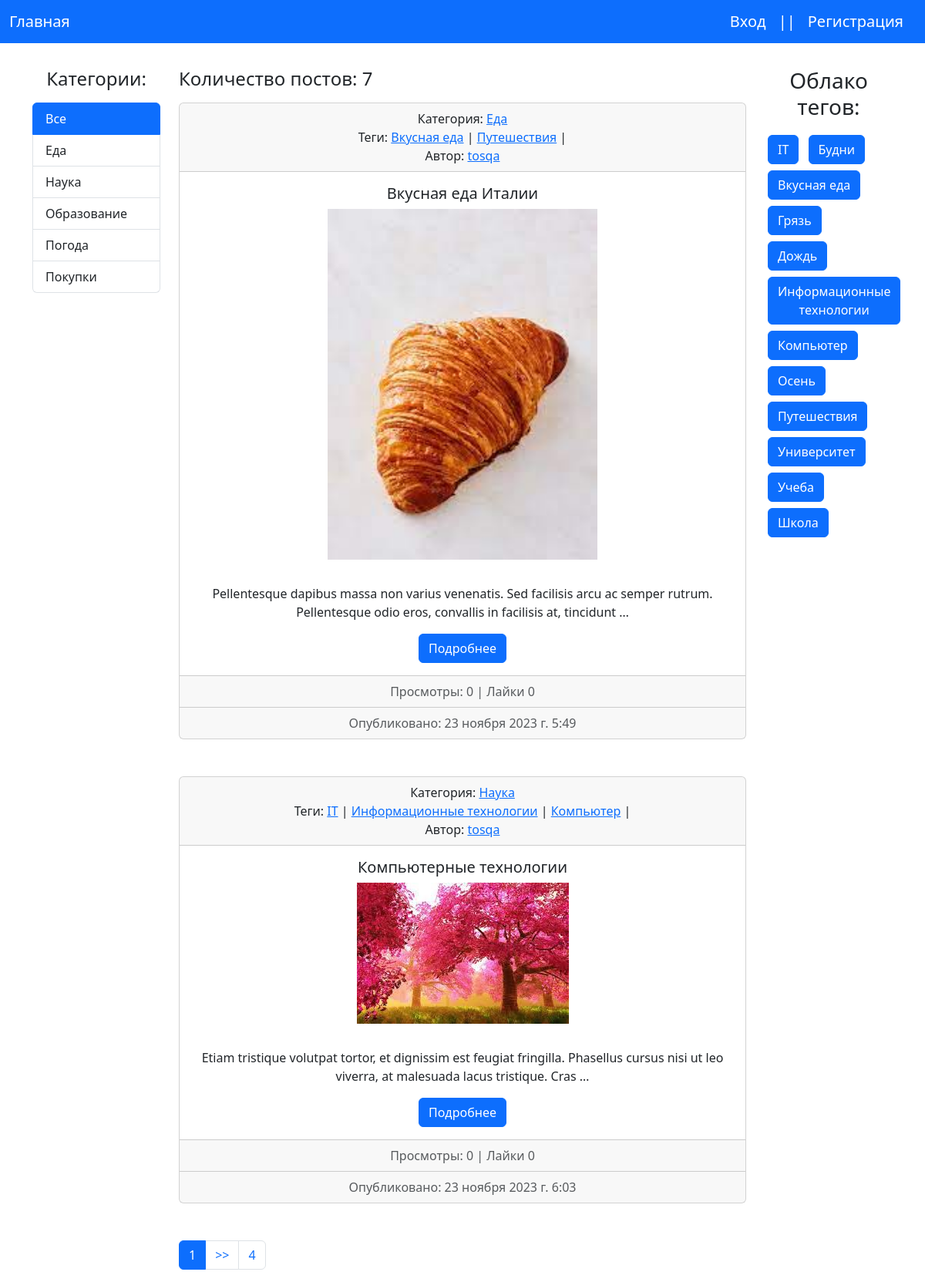
The page / on the database its author committed.
### blog/models.py (models this page shows, shortened)
class Category(models.Model):
    title = models.CharField(max_length=128, verbose_name='Название')
    slug = models.SlugField(max_length=128, unique=True, verbose_name='URL')
    def get_absolute_url(self):
        return reverse(viewname='category', kwargs={'category_slug': self.slug})
    def __str__(self):
        return self.title
    class Meta:
        verbose_name = 'Категория'
        verbose_name_plural = 'Категории'
        ordering = ['title']

class Post(models.Model):
    title = models.CharField(max_length=128, verbose_name='Название')
    slug = models.SlugField(max_length=128, unique=True, verbose_name='URL')
    content = models.TextField(blank=True, verbose_name='Контент')
    image = models.ImageField(upload_to='photos/%Y/%m/%d/', null=True, blank=True, verbose_name='Изображение')
    author = models.ForeignKey(User, related_name='post_author', on_delete=models.PROTECT, verbose_name='Автор')
    created_at = models.DateTimeField(auto_now_add=True, verbose_name='Создано')
    category = models.ForeignKey(Category, on_delete=models.PROTECT, related_name='posts', verbose_name='Категория')
    tags = models.ManyToManyField(Tag, related_name='posts', blank=True)
    comments = models.ManyToManyField(Comment, blank=True, related_name='post_comment')
    likes = models.PositiveIntegerField(default=0, verbose_name='Лайки')
    views = models.PositiveIntegerField(default=0, verbose_name='Просмотры')
    is_published = models.BooleanField(default=True, verbose_name='Опубликовано')
    def get_absolute_url(self):
        return reverse(viewname='post', kwargs={'slug': self.slug})
    class Meta:
        verbose_name = 'Пост'
        verbose_name_plural = 'Посты'
        ordering = ['title']

class Tag(models.Model):
    title = models.CharField(max_length=128, verbose_name='Название')
    slug = models.SlugField(max_length=128, unique=True, verbose_name='URL')
    def get_absolute_url(self):
        return reverse(viewname='tag', kwargs={'tag_slug': self.slug})
    class Meta:
        verbose_name = 'Тег'
        verbose_name_plural = 'Теги'
        ordering = ['title']

### blog/views.py (the view)
# urls.py: path('', PostHome.as_view(), name='home'),
class PostHome(ListView):
    model = Post
    template_name = 'blog/index.html'
    context_object_name = 'posts'
    paginate_by = 2
    def get_context_data(self, *, object_list=None, **kwargs):
        context = super().get_context_data(**kwargs)
        context['title'] = 'Домашняя страница'
        context['posts_count'] = Post.objects.filter(is_published=True).count()
        return context
    def get_queryset(self):
        return Post.objects.filter(is_published=True)

### blog/templatetags/blog_tags.py (called while the page is built)
@register.inclusion_tag(filename='blog/list_categories.html')
def show_categories(category_selected_slug=None):
    categories = Category.objects.all()
    context = {
        'categories': categories,
    }
    if category_selected_slug is None:
        context['is_home_page'] = True
    else:
        context['category_selected_slug'] = category_selected_slug
    return context

@register.inclusion_tag(filename='blog/list_tags.html')
def show_tags():
    tags = Tag.objects.all()
    return {'tags': tags}

### blog/templates/blog/index.html (shortened to what this page needs)
{%extends 'base.html'%}
{%load blog_tags%}
{%block CATEGORIES%}
{%show_categories%}
{%endblock%}
{%block CONTENT%}
<h4 class="mb-3">Количество постов: {{posts_count}}</h4>
{%for post in posts%}
<div class="card text-center mb-5">
    <div class="card-header">
        Категория:
        <a href="{{post.category.get_absolute_url}}">{{post.category}}</a>
        <br>
        Теги:
        {%for tag in post.tags.all%}
        <a href="{{tag.get_absolute_url}}">{{tag.title}}</a> |
        {%endfor%}
        <br>
        Автор:
        <a href="{{tag.get_absolute_url}}">{{post.author.username}}</a>
    </div>
    <div class="card-body">
        <h5 class="card-title">{{post.title}}</h5>
        {%if post.image%}
        <img src="{{post.image.url}}" atl="pic" width="350" class="mr-3 mb-3">
        {%else%}
        <img src="/static/photos/no_image.jpg" alt="no-image"
             widht="400" class="mr-3 mb-3">
        {%endif%}
        <p class="card-text">{{post.content|safe|linebreaks|truncatewords:20}}</p>
        <a href="{{post.get_absolute_url}}" class="btn btn-primary">Подробнее</a>
    </div>
    <div class="card-footer text-body-secondary">
        Просмотры: {{post.views}} | Лайки {{post.likes}}
    </div>
    <div class="card-footer text-body-secondary">
        Опубликовано: {{post.created_at}}
    </div>
</div>
{%endfor%}
{%endblock%}
{%block TAGS%}
{%show_tags%}
{%endblock%}
{%block PAGINATION%}
{%include 'inc/_pagination.html' with page_obj=page_obj%}
{%endblock%}

### templates/base.html (shortened to what this page needs)
<!DOCTYPE html>
{%load static%}
<html lang="en">
<head>
    <link href="{%static 'bootstrap/css/bootstrap.min.css'%}" rel="stylesheet">
    <link href="{%static 'bootstrap/js/bootstrap.min.js'%}" rel="stylesheet">
</head>
<body>
<nav class="navbar navbar-expand-lg bg-primary" data-bs-theme="dark">
    <div class="container-fluid">
        <a class="navbar-brand" href="{%url 'home'%}">Главная</a>
        <div class="collapse navbar-collapse" id="navbarText">
            {%if user.is_authenticated%}
            <a class="navbar-brand" href="{%url 'create_post'%}">Написать пост</a>
            <a class="navbar-brand" href="{%url 'profile' username=user.username%}">{{user.username}}</a>
            <span class="navbar-brand">||</span>
            <a class="navbar-brand" href="{%url 'logout'%}">Выход</a>
            {%else%}
            <a class="navbar-brand" href="{%url 'login'%}">Вход</a>
            <span class="navbar-brand">||</span>
            <a class="navbar-brand" href="{%url 'register'%}">Регистрация</a>
            {%endif%}
        </div>
    </div>
</nav>
<div class="container mt-3">
    <div class="row">
        <div class="col-md-2">
            {%block CATEGORIES%}
            {%endblock%}
        </div>
        <div class="col-md-8">
            {%block CONTENT%}
            {%endblock%}
            {%block PAGINATION%}
            {%endblock%}
        </div>
        <div class="col-md-2">
            {%block TAGS%}
            {%endblock%}
        </div>
    </div>
</div>
</body>
</html>

### blog/templates/blog/list_categories.html
<h4 class="mb-3 text-center">Категории:</h4>
<div class="list-group">
    {%if is_home_page%}
    <a href="{%url 'home'%}" class="list-group-item list-group-item-action active" aria-current="true">Все</a>
    {%else%}
    <a href="{%url 'home'%}" class="list-group-item list-group-item-action ">Все</a>
    {%endif%}
    {%for category in categories%}
    {%if category.slug == category_selected_slug%}
    <a href="{{category.get_absolute_url}}" class="list-group-item list-group-item-action active" aria-current="true">{{category.title}}</a>
    {%else%}
    <a href="{{category.get_absolute_url}}" class="list-group-item list-group-item-action ">{{category.title}}</a>
    {%endif%}
    {%endfor%}
</div>

### templates/inc/_pagination.html (shortened to what this page needs)
<nav aria-label="Page navigation example">
    <ul class="pagination">
        {%if page_obj.has_other_pages%}
        <li class="page-item active"><a class="page-link" href="?page">{{page_obj.number}}</a></li>
        {%if page_obj.has_next%}
        <li class="page-item"><a class="page-link" href="?page={{page_obj.next_page_number }}">>></a></li>
        <li class="page-item"><a class="page-link" href="?page={{page_obj.paginator.num_pages}}">{{page_obj.paginator.num_pages}}</a>
        </li>
        {%endif%}
        {%endif%}
    </ul>
</nav>

### blog/templates/blog/list_tags.html
<h3 class="mb-3 text-center">Облако тегов:</h3>
{%for tag in tags%}
<a class="btn btn-primary m-1" href="{{tag.get_absolute_url}}" role="button">{{tag.title}}</a>
{%endfor%}

### rows shown on the page
Category: title "Еда"
Category: title "Наука"
Category: title "Образование"
Category: title "Погода"
Category: title "Покупки"
Post: category "Еда", author.username "tosqa", title "Вкусная еда Италии", image (picture), content "Pellentesque dapibus massa non varius venenatis. Sed facilisis arcu ac semper rutrum. Pellentesque odio eros, convallis in facilisis at, tincidunt …", views "0", likes "0", created_at "23 ноября 2023 г. 5:49"
Tag: title "Вкусная еда"
Tag: title "Путешествия"
Post: category "Наука", author.username "tosqa", title "Компьютерные технологии", content "Etiam tristique volutpat tortor, et dignissim est feugiat fringilla. Phasellus cursus nisi ut leo viverra, at malesuada lacus tristique. Cras …", views "0", likes "0", created_at "23 ноября 2023 г. 6:03"
Tag: title "IT"
Tag: title "Информационные технологии"
Tag: title "Компьютер"
Tag: title "Будни"
Tag: title "Грязь"
Tag: title "Дождь"
Tag: title "Осень"
Tag: title "Университет"
Tag: title "Учеба"
Tag: title "Школа"

### other values the page prints
{{ posts_count }} "7"
{{ page_obj.number }} "1"
{{ page_obj.paginator.num_pages }} "4"
